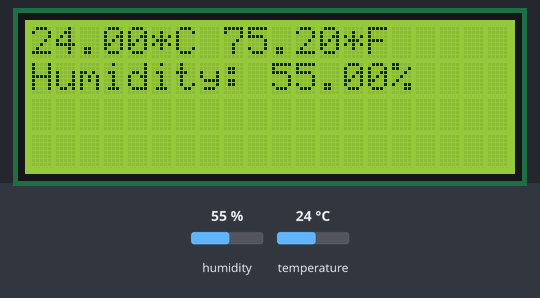
This program was run on a simulated Raspberry Pi (BCM pin numbers). Shown: 20×4 character LCD. The test bench sets the inputs (shaded band); at power-on: temperature 24 °C, humidity 55 %. Web requests get an empty 200 reply after 0.4 s; what the program prints to the terminal is not drawn.

Above: at 1.3 s.
1.4 s: temperature set to 41 °C
At 4.3 s:
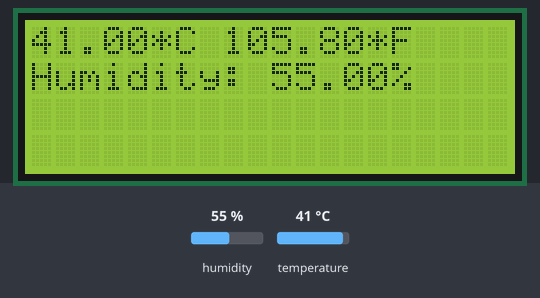
7.6 s: temperature set to 12 °C
At 9.4 s:
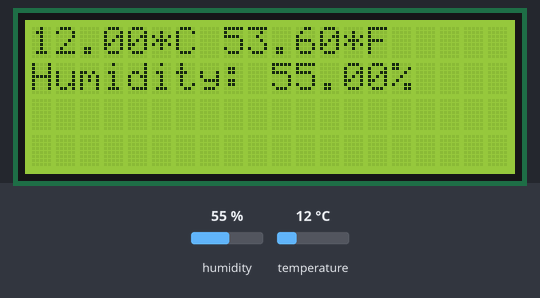
14.9 s: humidity set to 22 %
At 18.2 s:
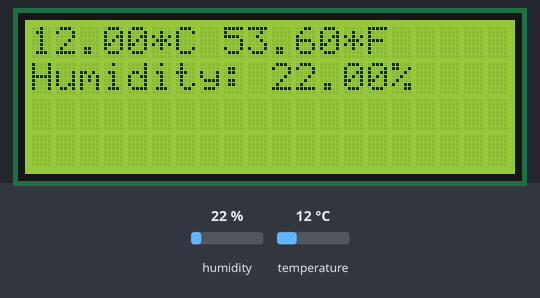
21.2 s: humidity set to 40 %
At 23.2 s:
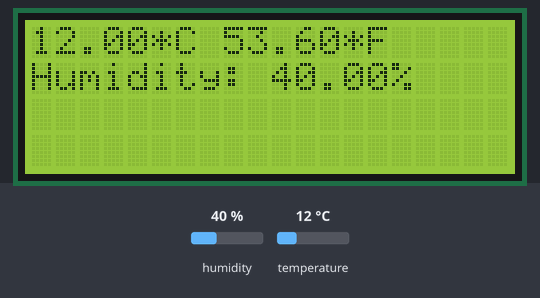
Timing chart, 0 to 24.7 s (numbered marks = the images above; inputs shaded):
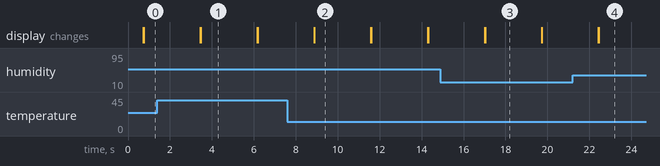

The program:

ep5.py
```python
import sys
import smbus
from RPLCD.i2c import CharLCD
import adafruit_dht
import board
import requests
import time
import RPi.GPIO as GPIO

sys.modules['smbus'] = smbus

TARGET_URL = 'localhost'

# Initial the dht device, with data pin connected to GPIO4:
dhtDevice = adafruit_dht.DHT22(board.D4)

lcd = CharLCD('PCF8574', address=0x27, port=1, backlight_enabled=True)
lcd.clear()

while True:
    try:
        # Print the values to the serial port
        temperature_c = dhtDevice.temperature
        temperature_f = temperature_c * (9 / 5) + 32
        temperature_f = round(temperature_f, 2)
        humidity = dhtDevice.humidity

        print("Temp: {:.2f}*C / {:.2f}*F    Humidity: {:.2f}% \n".format(
            temperature_c, temperature_f, humidity))
        r = requests.get('http://{0}/LogRecord_GET.php?TEMP_C={1}&TEMP_F={2}&HUMD={3}'.format(
            TARGET_URL, temperature_c, temperature_f, humidity))
        print("Server Return Code :", r.status_code)
        print(r.text)
        lcd.clear()
        lcd.cursor_pos = (0, 0)
        lcd.write_string("{:.2f}*C {:.2f}*F".format(temperature_c, temperature_f))
        lcd.cursor_pos = (1, 0)
        lcd.write_string("Humidity: {0:.2f}%".format(humidity))
        time.sleep(2)

    except RuntimeError as error:
        # Errors happen fairly often, DHT's are hard to read, just keep going
        print(error.args[0])
        time.sleep(2)
        continue
    except Exception as error:
        dhtDevice.exit()
        GPIO.cleanup()
        raise error
```

Measured:
- after the input at 1.4 s, the display: first changes after 2.0 s (image 1 shows a later state)
- after the input at 7.6 s, the display: first changes after 1.3 s (image 2 shows a later state)
- after the input at 14.9 s, the display: first differs from a run without the input after 2.1 s (image 3)
- after the input at 21.2 s, the display: first differs from a run without the input after 1.3 s (image 4)
- what the display in image 1 shows lasts 2.7 s, from 3.5 s to 6.2 s
